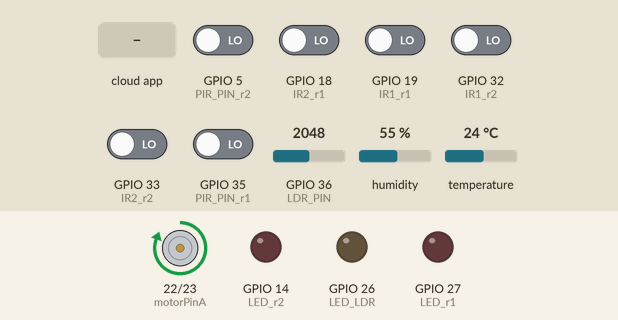
A sketch run on a simulated ESP32. On the bench: motor-driver pin pairs drawn as motors (green arrow = first pin HIGH = forward, orange = second pin HIGH = backward, longer = more drive), output pins drawn as LEDs (lit = HIGH). Inputs (shaded band) come from the test bench; at power-on: GPIO 5 (PIR_PIN_r2), GPIO 18 (IR2_r1), GPIO 19 (IR1_r1), GPIO 32 (IR1_r2), GPIO 33 (IR2_r2), GPIO 35 (PIR_PIN_r1) LOW, temperature 24 °C, GPIO 36 (LDR_PIN) = 2048, humidity 55 %. WiFi joins after 1.5 s; servers stay silent unless stated; the Firebase database answers and starts empty; what the sketch prints to the serial monitor is not drawn.

Above: at 3.7 s.
3.8 s: the phone or cloud app sets Automatic to 1
At 5.9 s:
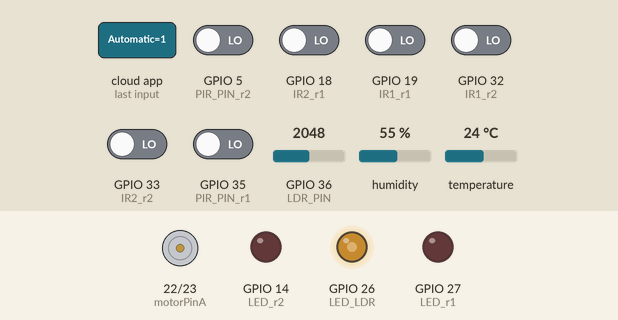
6.9 s: temperature set to 27 °C
At 8.9 s:
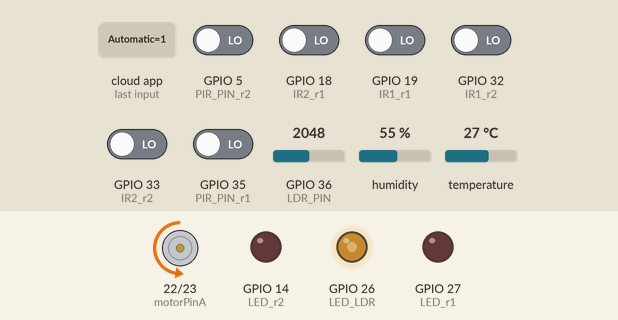
11.5 s: GPIO 36 (LDR_PIN) set to 1674
15.3 s: GPIO 36 (LDR_PIN) set to 1544
At 18.6 s:
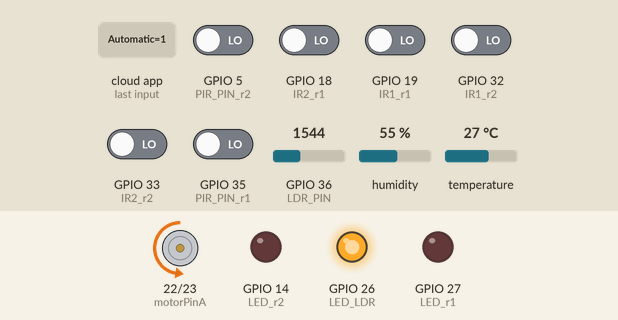
19.9 s: GPIO 36 (LDR_PIN) set to 3240
At 21.9 s:
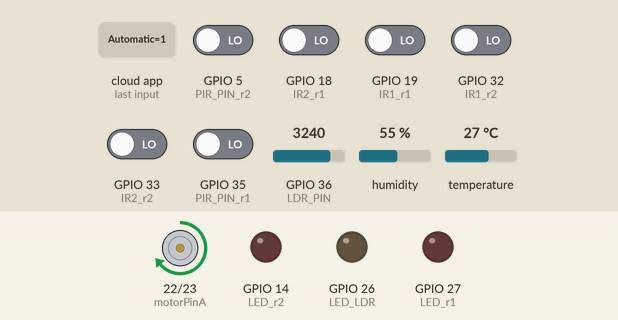
24.5 s: GPIO 36 (LDR_PIN) set to 3155
At 25.3 s:
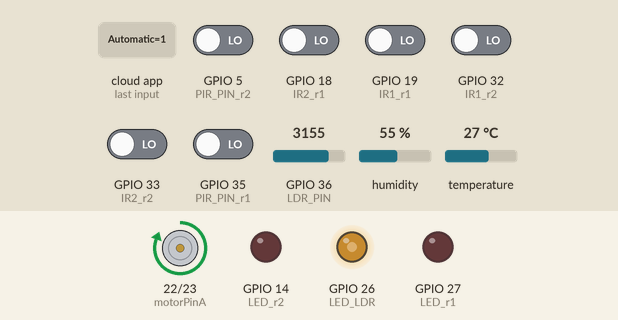
Timing chart, 0 to 29.6 s (numbered marks = the images above; inputs shaded):
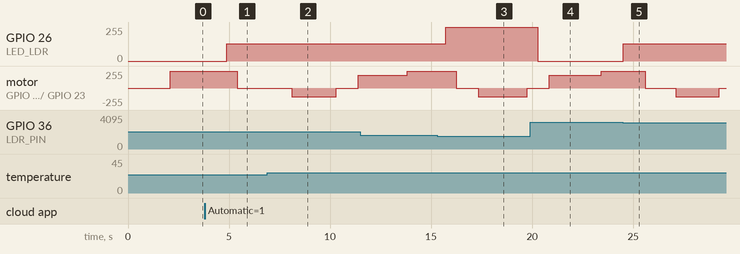

Measured:
- the behaviour switches between 25 and 26 °C on temperature (found by bisection; images 1 and 2)
- the behaviour switches between 1601 and 1600 on GPIO 36 (LDR_PIN) (found by bisection; images 2 and 3)
- the behaviour switches between 3201 and 3200 on GPIO 36 (LDR_PIN) (found by bisection; images 4 and 5)
- after the input at 3.8 s, GPIO 26 (LED_LDR): 0/255 → 128/255 after 1.1 s; motor on GPIO 22 (motorPinA) / GPIO 23 (motorPinB): forward 255/255 → stopped after 1.6 s
- after the input at 6.9 s, motor on GPIO 22 (motorPinA) / GPIO 23 (motorPinB): stopped → backward 128/255 after 1.2 s, → stopped 2.2 s later, → forward 192/255 1.1 s later
- after the input at 15.3 s, GPIO 26 (LED_LDR): 128/255 → 255/255 after 0.43 s
- after the input at 19.9 s, GPIO 26 (LED_LDR): 255/255 → 0/255 after 0.39 s
- after the input at 24.5 s, GPIO 26 (LED_LDR): 0/255 → 128/255 at once

The sketch:

sketch_jul7a.ino
```cpp
#include <WiFi.h>
#include <Firebase_ESP_Client.h>
#include "addons/TokenHelper.h"
#include "addons/RTDBHelper.h"
#include <DHT11.h>

// Wi-Fi Credentials
const char* ssid = "Await Connection";
const char* password = "MGD.914614??bsbs.meow";

// Firebase Credentials
#define FIREBASE_HOST "graduation-project-bumgd17-default-rtdb.firebaseio.com"
#define FIREBASE_AUTH "AIzaSyDr7hgjahxcQkUsBAlB6MEi9Mjt14MZe5A"

// Firebase and Wi-Fi objects
FirebaseData firebaseData;
FirebaseAuth auth;
FirebaseConfig config;

// Pin definitions
#define LDR_PIN 36
#define IR1_r1 19
#define IR2_r1 18
#define PIR_PIN_r1 35
#define IR1_r2 32
#define IR2_r2 33
#define PIR_PIN_r2 5
#define LED_r1 27
#define LED_r2 14
#define LED_r3 25
#define LED_LDR 26
#define motorPinA 22 // Fan control pin A (PWM-capable)
#define motorPinB 23 // Fan control pin B (PWM-capable)

int ldrValue;
int brightness;

int peopleCount_r1 = 0;
unsigned long t1_r1 = 0, t2_r1 = 0;
unsigned long lastTrigger1_r1 = 0;
unsigned long lastTrigger2_r1 = 0;
bool detected1_r1 = false;
bool detected2_r1 = false;

int peopleCount_r2 = 0;
unsigned long t1_r2 = 0, t2_r2 = 0;
unsigned long lastTrigger1_r2 = 0;
unsigned long lastTrigger2_r2 = 0;
bool detected1_r2 = false;
bool detected2_r2 = false;

const unsigned long debounceDelay = 800;

int lastLed_r1 = 0;
int lastLed_r2 = 0;
int lastLdr = 0;
int currentLed_r1 = 0;
int currentLed_r2 = 0;
int currentLdr = 0;

bool Automatic = true;
unsigned long lastSend = 0;
unsigned long sendInterval = 1500;

DHT11 dht11(2);
int temperature = 0;
int humidity = 0;
int temperature_firebase = 30;
int humidity_firebase = 65;
int temperature_firebase_last = 0;
int humidity_firebase_last = 0;
int fan_current = 0; // 0: off, 1: clockwise full, 2: anticlockwise half, 3: clockwise 75%
int fan_last = 0;

// Fan control timing
unsigned long fanStartTime = 0;
const unsigned long fanInterval = 2000; // 2 seconds per state
const unsigned long stopInterval = 1000; // 1 second stop
int fanState = 0; // 0: clockwise full, 1: stop1, 2: anticlockwise half, 3: stop2, 4: clockwise 75%

void setup() {
  Serial.begin(9600);

  // Connect to WiFi
  WiFi.begin(ssid, password);
  Serial.print("Connecting to WiFi");
  while (WiFi.status() != WL_CONNECTED) {
    delay(500);
    Serial.print(".");
  }
  Serial.println("\nConnected!");

  // Set up Firebase
  config.host = FIREBASE_HOST;
  config.signer.tokens.legacy_token = FIREBASE_AUTH;
  Firebase.begin(&config, &auth);
  Firebase.reconnectWiFi(true);

  // Initialize pins
  pinMode(IR1_r1, INPUT);
  pinMode(IR2_r1, INPUT);
  pinMode(LED_r1, OUTPUT);
  pinMode(PIR_PIN_r1, INPUT);
  pinMode(IR1_r2, INPUT);
  pinMode(IR2_r2, INPUT);
  pinMode(LED_r2, OUTPUT);
  pinMode(PIR_PIN_r2, INPUT);
  pinMode(motorPinA, OUTPUT);
  pinMode(motorPinB, OUTPUT);

  ledcSetup(0, 5000, 8); // Channel 0, 5 kHz, 8-bit resolution
  ledcAttachPin(LED_LDR, 0);

  ManualFirebase();
}

void loop() {
  if (Automatic) {
    sendInterval = 3000;
    LDR_Check();
    Infrared_Check_r1();
    Infrared_Check_r2();
    DHT11_Check();
    if (millis() - lastSend > sendInterval) {
      AutomaticFirebase();
      lastSend = millis();
    }
  } else {
    sendInterval = 200;
    DHT11_Check();
    if (millis() - lastSend > sendInterval) {
      ManualFirebase();
      lastSend = millis();
    }
  }
}

void controlFan(int state) {
  switch (state) {
    case 0: // Clockwise full speed
      digitalWrite(motorPinA, HIGH);
      digitalWrite(motorPinB, LOW);
      break;
    case 1: // Stop
    case 3:
      digitalWrite(motorPinA, LOW);
      digitalWrite(motorPinB, LOW);
      break;
    case 2: // Anticlockwise half speed
      analogWrite(motorPinA, 0);
      analogWrite(motorPinB, 128); // 50% speed
      break;
    case 4: // Clockwise 75% speed
      analogWrite(motorPinA, 192); // 75% speed
      analogWrite(motorPinB, 0);
      break;
  }
}

void LDR_Check() {
  ldrValue = analogRead(LDR_PIN);
  if (ldrValue > 3200) {
    brightness = 0;
    currentLdr = 0;
  } else if (ldrValue > 1600) {
    brightness = 128;
    currentLdr = 1;
  } else {
    brightness = 255;
    currentLdr = 1;
  }
  ledcWrite(0, brightness);
}

void Infrared_Check_r1() {
  unsigned long currentTime = millis();
  int ir1State = digitalRead(IR1_r1);
  int ir2State = digitalRead(IR2_r1);

  if (ir1State == LOW && !detected1_r1 && currentTime - lastTrigger1_r1 > debounceDelay) {
    t1_r1 = currentTime;
    detected1_r1 = true;
    lastTrigger1_r1 = currentTime;
    Serial.println("IR1 triggered1");
  }

  if (ir2State == LOW && !detected2_r1 && currentTime - lastTrigger2_r1 > debounceDelay) {
    t2_r1 = currentTime;
    detected2_r1 = true;
    lastTrigger2_r1 = currentTime;
    Serial.println("IR2 triggered1");
  }

  if (detected1_r1 && detected2_r1) {
    if (abs((long)t1_r1 - (long)t2_r1) < 1500) {
      if (t1_r1 < t2_r1) {
        peopleCount_r1++;
        Serial.println("Person Entered1");
      } else if (peopleCount_r1 > 0) {
        peopleCount_r1--;
        Serial.println("Person Exited1");
      }
    }
    detected1_r1 = false;
    detected2_r1 = false;
    t1_r1 = 0;
    t2_r1 = 0;
  } else if (detected1_r1 && millis() - t1_r1 > 1500) {
    detected1_r1 = false;
    detected2_r1 = false;
    t1_r1 = 0;
    t2_r1 = 0;
  } else if (detected2_r1 && millis() - t2_r1 > 1500) {
    detected1_r1 = false;
    detected2_r1 = false;
    t1_r1 = 0;
    t2_r1 = 0;
  }

  if (PIR_Check(PIR_PIN_r1) && peopleCount_r1 > 0) {
    digitalWrite(LED_r1, HIGH);
    currentLed_r1 = 1;
  } else {
    digitalWrite(LED_r1, LOW);
    currentLed_r1 = 0;
  }
}

void Infrared_Check_r2() {
  unsigned long currentTime = millis();
  int ir1State = digitalRead(IR1_r2);
  int ir2State = digitalRead(IR2_r2);

  if (ir1State == LOW && !detected1_r2 && currentTime - lastTrigger1_r2 > debounceDelay) {
    t1_r2 = currentTime;
    detected1_r2 = true;
    lastTrigger1_r2 = currentTime;
    Serial.println("IR1 triggered2");
  }

  if (ir2State == LOW && !detected2_r2 && currentTime - lastTrigger2_r2 > debounceDelay) {
    t2_r2 = currentTime;
    detected2_r2 = true;
    lastTrigger2_r2 = currentTime;
    Serial.println("IR2 triggered2");
  }

  if (detected1_r2 && detected2_r2) {
    if (abs((long)t1_r2 - (long)t2_r2) < 3000) {
      if (t1_r2 < t2_r2) {
        peopleCount_r2++;
        Serial.println("Person Entered2");
      } else if (peopleCount_r2 > 0) {
        peopleCount_r2--;
        Serial.println("Person Exited2");
      }
    }
    detected1_r2 = false;
    detected2_r2 = false;
    t1_r2 = 0;
    t2_r2 = 0;
  } else if (detected1_r2 && millis() - t1_r2 > 1500) {
    detected1_r2 = false;
    detected2_r2 = false;
    t1_r2 = 0;
    t2_r2 = 0;
  } else if (detected2_r2 && millis() - t2_r2 > 1500) {
    detected1_r2 = false;
    detected2_r2 = false;
    t1_r2 = 0;
    t2_r2 = 0;
  }

  if (PIR_Check(PIR_PIN_r2) && peopleCount_r2 > 0) {
    digitalWrite(LED_r2, HIGH);
    currentLed_r2 = 1;
  } else {
    digitalWrite(LED_r2, LOW);
    currentLed_r2 = 0;
  }
}

bool PIR_Check(int pin) {
  return digitalRead(pin) == HIGH;
}

void DHT11_Check() {
  int result = dht11.readTemperatureHumidity(temperature, humidity);
  if (result == 0) {
    Serial.print("Temperature: ");
    Serial.print(temperature);
    temperature_firebase = temperature;
    Serial.print(" °C\tHumidity: ");
    Serial.print(humidity);
    Serial.println(" %");
    humidity_firebase = humidity;
  } else {
    Serial.println(DHT11::getErrorString(result));
  }

  if (Automatic) {
    if (temperature_firebase > 25) {
      unsigned long currentTime = millis();
      if (fanState == 0 && currentTime - fanStartTime >= fanInterval) {
        fanState = 1;
        fanStartTime = currentTime;
      } else if (fanState == 1 && currentTime - fanStartTime >= stopInterval) {
        fanState = 2;
        fanStartTime = currentTime;
      } else if (fanState == 2 && currentTime - fanStartTime >= fanInterval) {
        fanState = 3;
        fanStartTime = currentTime;
      } else if (fanState == 3 && currentTime - fanStartTime >= stopInterval) {
        fanState = 4;
        fanStartTime = currentTime;
      } else if (fanState == 4 && currentTime - fanStartTime >= fanInterval) {
        fanState = 0;
        fanStartTime = currentTime;
      }
      fan_current = fanState;
      controlFan(fanState);
    } else {
      fanState = 1; // Stop
      fan_current = 1;
      controlFan(fanState);
      fanStartTime = millis();
    }
  }
}

void AutomaticFirebase() {
  if (lastLed_r1 != currentLed_r1) {
    if (Firebase.RTDB.setInt(&firebaseData, "/rooms/room_one", digitalRead(LED_r1))) {
      lastLed_r1 = currentLed_r1;
    }
  }
  if (lastLed_r2 != currentLed_r2) {
    if (Firebase.RTDB.setInt(&firebaseData, "/rooms/room_two", digitalRead(LED_r2))) {
      lastLed_r2 = currentLed_r2;
    }
  }
  if (lastLdr != currentLdr) {
    if (Firebase.RTDB.setInt(&firebaseData, "/outing/brightness", brightness)) {
      lastLdr = currentLdr;
    }
  }
  if (temperature_firebase_last != temperature_firebase) {
    if (Firebase.RTDB.setInt(&firebaseData, "/rooms/temp_sensor", temperature_firebase)) {
      temperature_firebase_last = temperature_firebase;
    }
  }
  if (humidity_firebase_last != humidity_firebase) {
    if (Firebase.RTDB.setInt(&firebaseData, "/rooms/humidity", humidity_firebase)) {
      humidity_firebase_last = humidity_firebase;
    }
  }
  if (fan_last != fan_current) {
    if (Firebase.RTDB.setInt(&firebaseData, "/rooms/fan", fan_current)) {
      fan_last = fan_current;
    }
  }
  if (Firebase.RTDB.getBool(&firebaseData, "/Mode/Automatic")) {
    Automatic = firebaseData.boolData();
  }
}

void ManualFirebase() {
  if (Firebase.RTDB.getInt(&firebaseData, "/rooms/room_one")) {
    currentLed_r1 = firebaseData.intData();
    digitalWrite(LED_r1, currentLed_r1);
  }
  if (Firebase.RTDB.getInt(&firebaseData, "/rooms/room_two")) {
    currentLed_r2 = firebaseData.intData();
    digitalWrite(LED_r2, currentLed_r2);
  }
  if (Firebase.RTDB.getInt(&firebaseData, "/outing/brightness")) {
    currentLdr = firebaseData.intData();
    ledcWrite(0, currentLdr);
  }
  if (Firebase.RTDB.getInt(&firebaseData, "/rooms/fan")) {
    fan_current = firebaseData.intData();
    controlFan(fan_current);
  }
  if (temperature_firebase_last != temperature_firebase) {
    if (Firebase.RTDB.setInt(&firebaseData, "/rooms/temp_sensor", temperature_firebase)) {
      temperature_firebase_last = temperature_firebase;
    }
  }
  if (humidity_firebase_last != humidity_firebase) {
    if (Firebase.RTDB.setInt(&firebaseData, "/rooms/humidity", humidity_firebase)) {
      humidity_firebase_last = humidity_firebase;
    }
  }
  if (fan_last != fan_current) {
    if (Firebase.RTDB.setInt(&firebaseData, "/rooms/fan", fan_current)) {
      fan_last = fan_current;
    }
  }
  if (Firebase.RTDB.getBool(&firebaseData, "/Mode/Automatic")) {
    Automatic = firebaseData.boolData();
    if (Automatic) {
      lastLed_r1 = !currentLed_r1;
      lastLed_r2 = !currentLed_r2;
      lastLdr = !currentLdr;
      fan_last = !fan_current;
      AutomaticFirebase();
    }
  }
}
```
